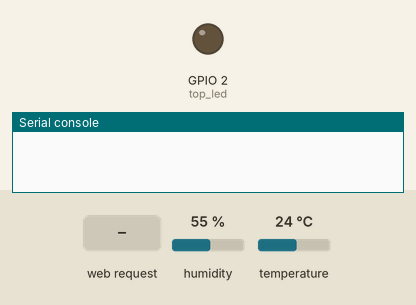
A program run on a simulated ESP8266 board running MicroPython. Parts: output pins drawn as LEDs (lit = HIGH, except the on-board LED, lit = LOW), the last lines printed to the serial console. The test bench sets the inputs (shaded band); at power-on: humidity 55 %, temperature 24 °C. WiFi joins after 1.5 s.

Above: at 0.1 s.
At 2.7 s:
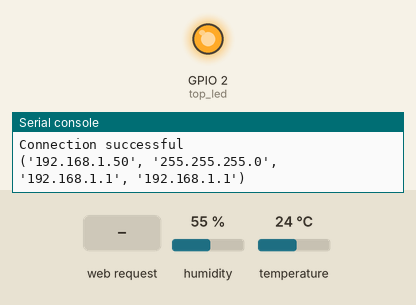
2.8 s: HTTP request GET / received
Timing chart, 0 to 5.8 s (numbered marks = the images above; inputs shaded):
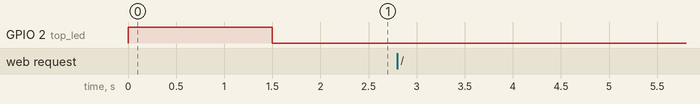

The program:

main.py
```python
#Create a socket for httprequests
s = socket.socket(socket.AF_INET, socket.SOCK_STREAM)
s.bind(('', 80))
s.listen(5)


def read_temp():

    result_json = """{"""

    for sensor in sensors:

        sensor.measure()
        sleep(1)
        temp = sensor.temperature()
        hum = sensor.humidity()

        result_of_single_sensor = """"sensor": [{ "temperature": """+str(temp)+ """},{"humidity": """+str(hum)+"""}]"""

        result_json = result_json + result_of_single_sensor

    result_json = result_json + """}"""

    return result_json


def web_page():

    html = read_temp()
    #html = """{"sensor-01": [{ "temperature": """+str(read_temp()[0])+ """},{"humidity": """+str(read_temp()[1])+"""}]}"""
    #If more than one sensor
    #html = """{"sensor-01": [{ "temperature": """+"10"+ """},{"humidity": """+"20"+"""}], "sensor-02": [{"temperature":"1"},{"humidity":"2"}]}"""

    return html


while True:
    try:
        if gc.mem_free() < 102000:
            gc.collect()
        conn, addr = s.accept()
        conn.settimeout(3.0)
        print('Received HTTP GET connection request from %s' % str(addr))
        request = conn.recv(1024)
        conn.settimeout(None)
        request = str(request)
        print('GET Rquest Content = %s' % request)
        response = web_page()
        conn.send('HTTP/1.1 200 OK\n')
        conn.send('Content-Type: application/json\n')
        conn.send('Connection: close\n\n')
        conn.sendall(response)
        conn.close()
    except OSError as e:
        conn.close()
        print('Connection closed')
        print(e)
```

boot.py
```python
try:
    import usocket as socket
except:
    import socket

#Turn off debug messages
import esp
esp.osdebug(None)

#do some garbage collection
import gc
gc.collect()

#libraries neccessary for DHT sensors and using Pins
import dht
from machine import Pin

#define sensors here
sensors = []

#add some sensors here
sensors.append(dht.DHT22(Pin(14)))
#sensors.append(dht.DHT22(Pin(14)))
#sensors.append(dht.DHT22(Pin(14)))
#sensors.append(dht.DHT22(Pin(14)))

from time import sleep

from machine import Pin
import network

ssid = '<SSID_NAME>'
password = '<PASSWORD>'

station = network.WLAN(network.STA_IF)

station.active(True)
station.connect(ssid, password)

#Turn on the led if a valid connection to network has established
top_led = Pin(2, Pin.OUT)
top_led.on()

while station.isconnected() == False:
    pass

top_led.off()
print('Connection successful')
print(station.ifconfig())
```
